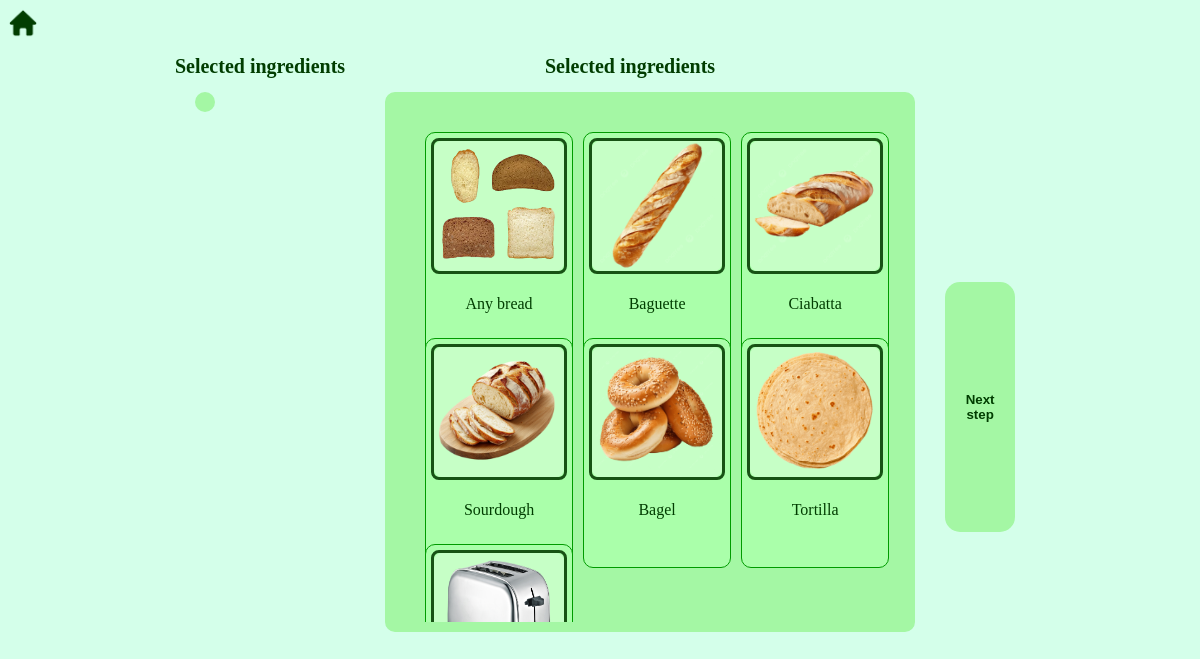
The app's page /pagetwo.php with its own data.
### tables this page shows
CREATE TABLE `ingredients` (
    id MEDIUMINT NOT NULL AUTO_INCREMENT PRIMARY KEY,
    name VARCHAR(100) NOT NULL
);

### pagetwo.php (the view, shortened to what this page needs)
<!DOCTYPE html>
<html lang="en">
<head>
    <link rel="stylesheet" href="style.css">
</head>
<body>
    <img class="home" id="hom" src="home.png">
    <?php
    $dbhost = "localhost";
    $dbname = "recipebook";
    $dbuser = "bit_academy";
    $dbpass = "bit_academy";
    try {
        $pdo = new PDO("mysql:host=$dbhost;dbname=$dbname;charset=utf8mb4", $dbuser, $dbpass);
    } catch (PDOException $err) {
        echo "Database error";
        exit();
    }
    ?>
    <div class="cont2">
        <div class="side">
            <h1 class="h1two">Selected ingredients</h1>
            <table>
            </table>
        </div>
        <div class="test">
            <h1 class="h1two">Selected ingredients</h1>
            <div class="cont">
                <?php
                for ($a = 32; $a < 39; $a++) {
                    echo "<div class='textbox'>";
                    echo "<div class='false' id='$a'> <img class='in' src='images/$a.png'>  </div>";
                    $stmt = $pdo->prepare("SELECT * FROM `ingredients` WHERE id = :id");
                    $stmt->bindParam(':id', $a, PDO::PARAM_INT);
                    $stmt->execute();
                    $row = $stmt->fetch(PDO::FETCH_ASSOC);
                    if ($row) {
                        $b = $row['name'];
                        echo "<p>$b<p>";
                    }
                    echo "</div>";
                }
                ?>
            </div>
        </div>
    <button id="lastpage">Next step</button>
</body>

### style.css (style rules this page uses)
body { background-color: rgb(212, 255, 234); }
h3, p, h1 { color: rgb(1, 61, 1); }
.false { border: rgb(23, 82, 20) 3px solid; border-radius: 8px; }
.false, .true { width: 130px; height: 130px; margin: 5px; cursor: pointer; }
.textbox { background-color: rgb(170, 255, 170); border: 1px, solid, rgb(0, 155, 0); border-radius: 10px; margin-bottom: -34px; display: flex; align-items: center; justify-content: center; flex-direction: column; }
.in { background-color: rgb(198, 255, 198); border-radius: 8px; }
img { width: 130px; height: 130px; }
.cont { display: grid; grid-template-columns: repeat(3, 1fr); gap: 10px; width: 450px; height: 400px; overflow-y: auto; padding: 30px; padding-bottom: 90px; border: 10px solid rgb(164, 247, 164); border-radius: 10px; background-color: rgb(164, 247, 164); overflow-x: hidden; }
table { background-color: rgb(164, 247, 164); padding: 10px; border-radius: 15px; }
.cont2 { display: flex; justify-content: center; align-items: start; }
.h1two { font-size: 20px; position: relative; right: 20px; }
.side { position: relative; right: 20px; }
.test { display: flex; flex-direction: column; justify-content: center; align-items: center; }
#lastpage { height: 250px; position: relative; top: 240px; background-color: rgb(164, 247, 164); border-radius: 15px; border: hidden; color: rgb(1, 61, 1); left: 30px; font-weight: bold; width: 70px; }
.home { height: 30px; width: 30px; }

### records on screen
ingredients: shows a picture, name "Any bread"
ingredients: shows a picture, name "Baguette"
ingredients: shows a picture, name "Ciabatta"
ingredients: shows a picture, name "Sourdough"
ingredients: shows a picture, name "Bagel"
ingredients: shows a picture, name "Tortilla"
ingredients: shows a picture
